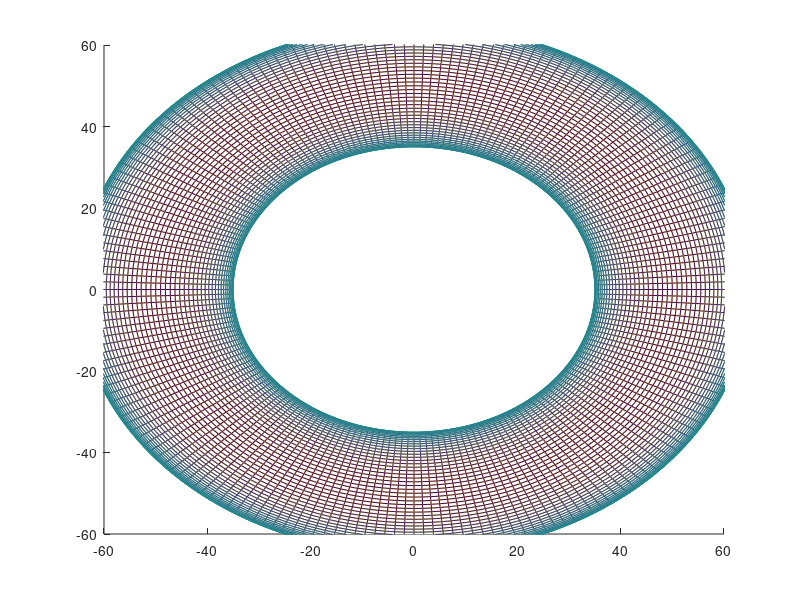
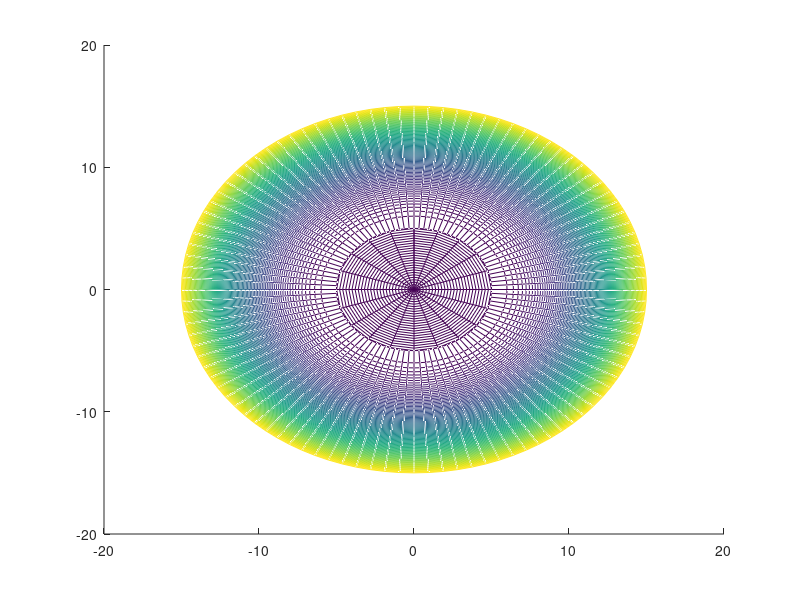

Here is the MATLAB script that generated these plots, in order:
[X,Y]=meshgrid(-100:100,-100:100);

RB=50;
RM=15;

figure(3003)
clf
axis([-60,60,-60,60,-60,60])
hold on
[angin,angout]=meshgrid(0:pi/50:2*pi,0:pi/100:2*pi);
R=RB+RM*cos(angin);
Z=RM*sin(angin);
X=R.*cos(angout);
Y=R.*sin(angout);

mesh(X,Y,Z);
%% 
[X,Y]=meshgrid(-100:100,-100:100);
figure(3004)
clf
axis([-20,20,-20,20,0,10])
hold on
[ang,h]=meshgrid(0:pi/50:2*pi,0:100);
R=sqrt(h)+5;
Z=h/10;
X=R.*cos(ang);
Y=R.*sin(ang);

mesh(X,Y,Z);
[ang,R]=meshgrid(0:pi/10:2*pi,0:0.2:5);
mesh(R.*sin(ang),R.*cos(ang),zeros(size(ang)));